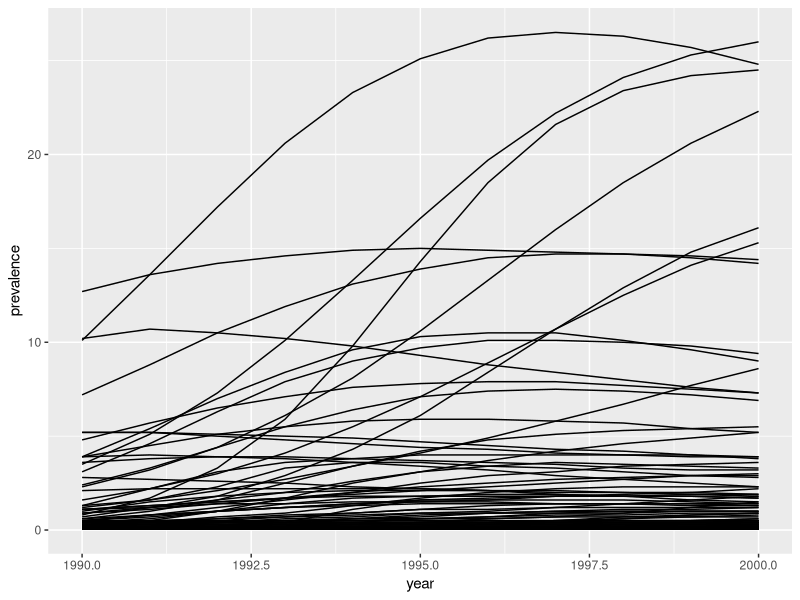
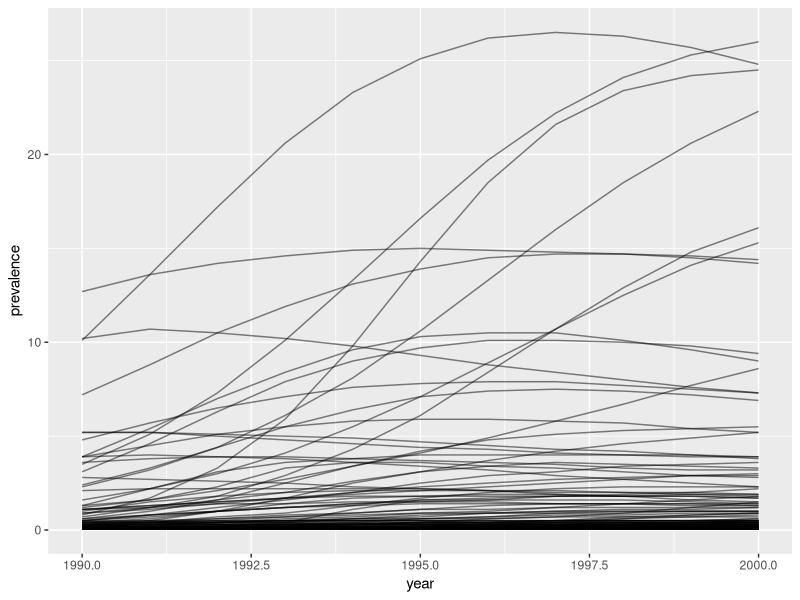
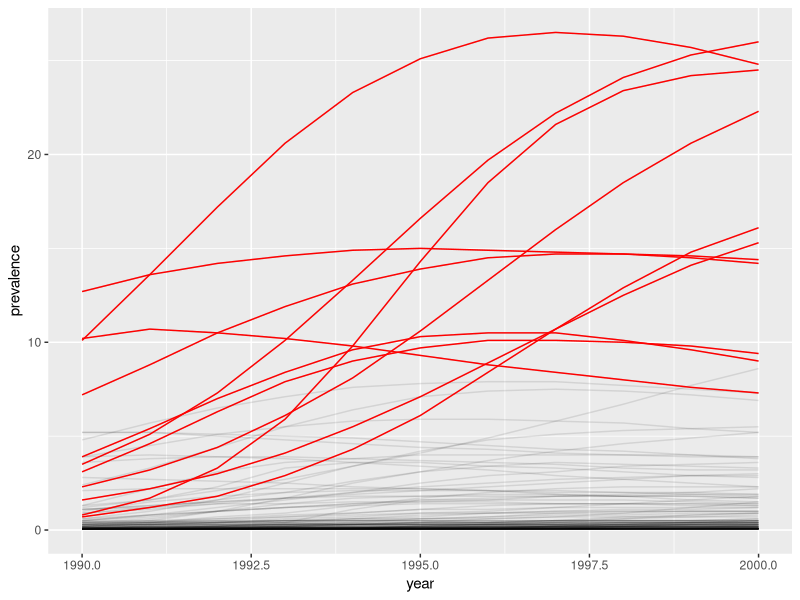

The R source for these figures, in order:
## ---- chunk 1
knitr::opts_chunk$set(echo = TRUE)
## ---- chunk 2
library(tidyverse)
hiv <- read.csv("HIVprev.csv",stringsAsFactors = FALSE)
hiv <- select(hiv,Country, year, prevalence)
## ---- chunk 3
head(hiv)
tail(hiv)
summary(hiv)
## ---- chunk 4
ggplot(hiv,aes(x=year,y=prevalence)) + geom_line(aes(group=Country))
## ---- chunk 5
ggplot(hiv, aes(x=year, y=prevalence, group=Country)) + geom_line(alpha=0.5)
## ---- chunk 6
cc <- c("Botswana","Central African Republic","Congo","Kenya","Lesotho","Malawi","Namibia","South Africa","Swaziland","Uganda","Zambia","Zimbabwe")
hihiv <- filter(hiv,Country %in% cc)
## ---- chunk 7
ggplot(hiv,mapping=aes(x=year, y=prevalence, group=Country)) + geom_line(alpha=0.1) + geom_line(hihiv,mapping=aes(x=year, y=prevalence, group=Country),colour="red")
